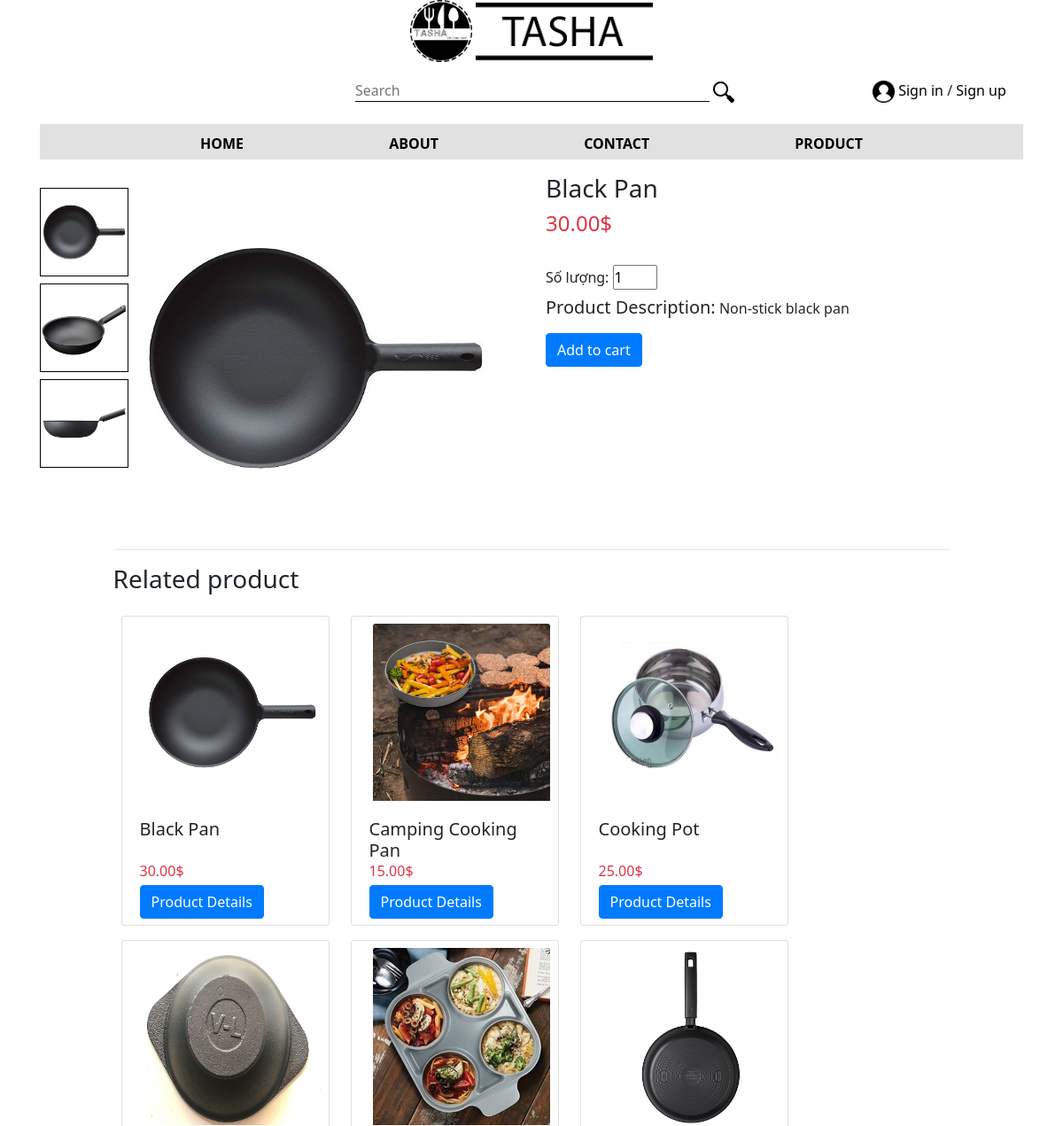
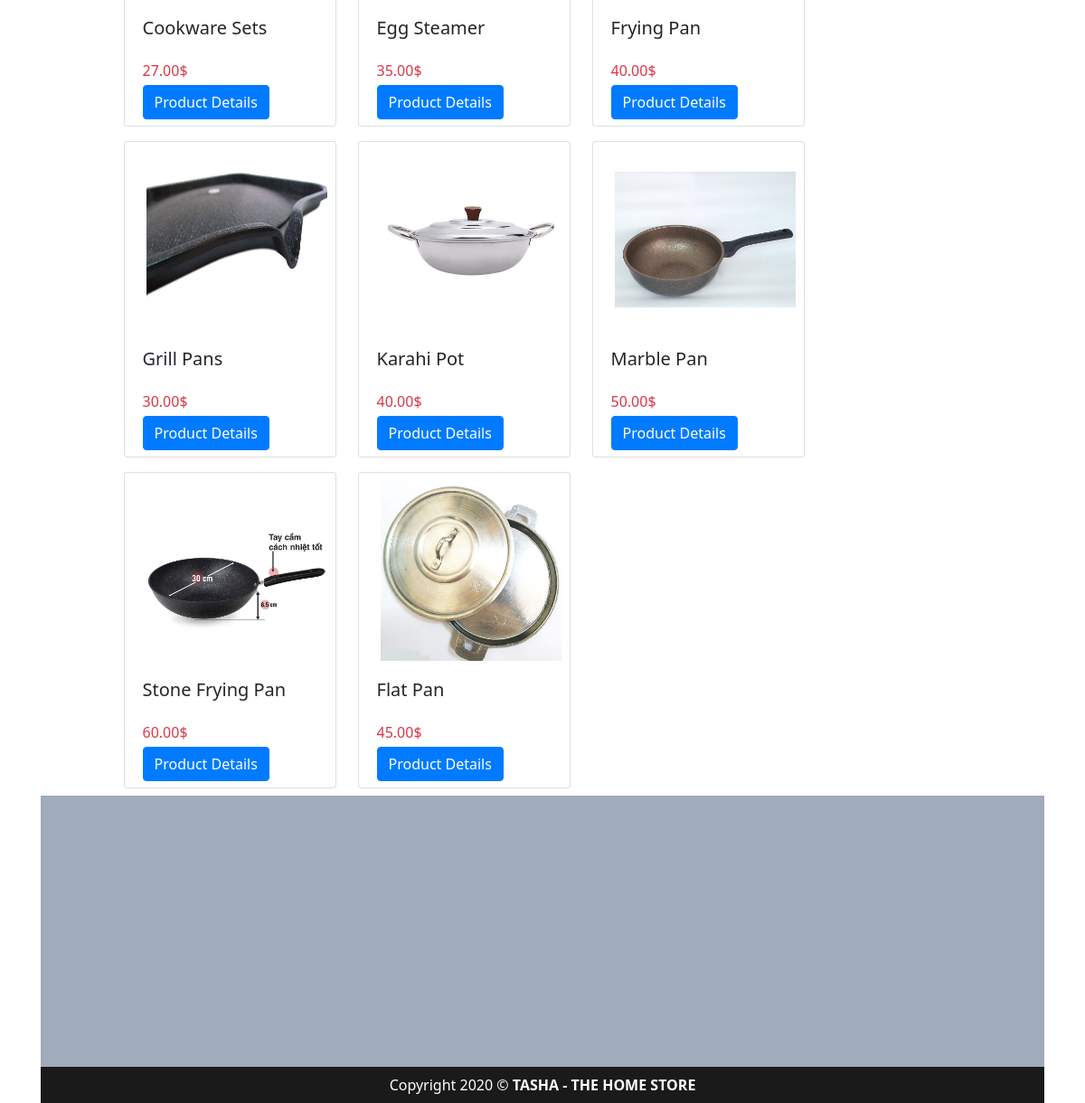
The app's page /product.php?id=1&category=1 with its own data (2 pictures, top to bottom).
### tables this page shows
CREATE TABLE `image` (
  `id` int(11) NOT NULL,
  `id_product` int(11) NOT NULL,
  `image` text NOT NULL
);

CREATE TABLE `product` (
  `id_product` int(11) NOT NULL,
  `name_pro` varchar(255) NOT NULL,
  `price` int(11) NOT NULL,
  `quantity` int(11) NOT NULL,
  `content` text NOT NULL,
  `status` tinyint(1) NOT NULL,
  `category_id` int(11) NOT NULL,
  `avatar` text NOT NULL
);

### connect/Database.php (called while the page is built, shortened)
<?php
    class Database
    {
        private $host ="mysql:host=localhost; dbname=eproject; charset=utf8";
        private $username = "root";
        private $password = "";
        private $pdo;
        public function __construct()
        {
            try {
                $this->pdo = new PDO($this->host, $this->username, $this->password);
            }catch (Exception $e){
                ErrorPHP::showMessage($e->getMessage());
            }
        }
        public function queryDataParam($query, $param) {
            try {
                $this->stmt = $this->pdo->prepare($query);
                $this->stmt->execute($param);
                return $this->stmt;
            }catch (Exception $e){
                   ErrorPHP::showMessage($e->getMessage());
            }
        }
    }

### public/product.php (the view, shortened to what this page needs)
<?php
    require_once "../connect/Database.php";
    $db = new Database();
    if(isset($_GET['id'])):
        $id = $_GET['id'];
        $query = "SELECT * FROM product JOIN image ON product.id_product = image.id_product WHERE product.id_product =:id";
        $param = [ "id" => $id ];
        $stmt = $db->queryDataParam($query, $param);
        $query2 = "SELECT * FROM product JOIN category ON product.category_id = category.category_id WHERE product.category_id =:category_id";
        $param2 = [ "category_id" => $_GET['category'] ];
        $stmt2 = $db->queryDataParam($query2,$param2);
    else:
    endif;
?>
<!doctype html>
<html lang="en">
<head>
    <link rel="stylesheet" href="bootstrap/css/bootstrap.min.css">
    <link rel="stylesheet" href="css/product.css">
</head>
<body>
    <div class="container-fluid">
        <header class="row">
            <nav class="col-md-12">
                <div class="col-md-12">
                    <div class="col-md-12 text-center">
                        <img src="image/logo.png" class="logo">
                        <img src="image/tasha.png" class="bannerTasha">
                    </div>
                    <div class="col-md-12 clearfix">
                        <div class="col-md-2 float-right header-login">
                            <img src="image/user.png" class="userIcon">
                            <a href="login.php">Sign in</a> /
                            <a href="signup.php">Sign up</a>
                        </div>
                        <div class="col-md-8 text-center float-right">
                            <form action="">
                                <input type="text" name="search" class="search" placeholder="Search">
                                <button type="submit" class="submit"><img src="image/icons8-search-24.png" ></button>
                            </form>
                        </div>
                    </div>
                    <div class="col-md-12 menu text-center mt-4">
                        <ul class="mb-0">
                            <li><a href="index.php">HOME</a></li>
                            <li><a href="#">ABOUT</a></li>
                            <li><a href="#">CONTACT</a></li>
                            <li><a href="#">PRODUCT</a></li>
                        </ul>
                    </div>
                </div>
            </nav>
        </header>
        <div class="container">
            <div class="row">
                <div class="col-1 float-left mt-4">
                    <?php while ($result = $stmt->fetch(PDO::FETCH_ASSOC)):
                        $name_pro = $result['name_pro']; $quantity = $result['quantity']; $price = $result['price']; $content = $result['content'];
                     ?>
                     <img src="image/product/<?= $result['image'] ?>" style="width: 100px;border: 1px solid black" class="mt-2 image" >
                    <?php endwhile; ?>
                </div>
                <div class="col-5 float-left ml-3 mt-4">
                    <img id="avatar" style="width: 400px">
                </div>
                <div class="col-5 float-left p-0">
                    <p class="mt-3 h3 "><?= $name_pro ?></p>
                    <p class="text-danger h4 mt-1"><?= $price ?>.00$</p>
                    <br/>
                    <span>Số lượng:</span>
                    <input type="number" name="quantity" id="quanity" min="1" max="<?= $quantity ?>" value ="1">
                    <p class="mt-2"><span class="h5">Product Description:</span> <?= $content ?></p>
                    <button type="button" class="btn btn-primary" id="addtocart">Add to cart</button>
                </div>
            </div>
        </div>
        <div class="container-fluid">
            <div class="row">
                <div class="col-xl-1 float-left" style="height: 100px;"></div>
                <div class="col-xl-10 float-left">
                    <hr>
                    <p class="h3 mt-3">Related product</p>
                    <div class="row">
                        <?php while ($result2 = $stmt2->fetch(PDO::FETCH_ASSOC)): ?>
                            <div class="card float-left ml-4 mt-3" style="width: 235px; height: 350px">
                                <img src="image/product/<?= $result2['avatar'] ?>" alt="" class="card-img-top ml-4 mt-2" style="width: 200px; height: 200px">
                                <div class="card-body">
                                    <h5 class="card-title" style="height: 35px"><?= $result2['name_pro'] ?></h5>
                                    <p class="card-text m-0 mb-1 text-danger"><?= $result2['price'] ?>.00$</p>
                                    <a href="product.php?id=<?= $result2['id_product'] ?>" class="btn btn-primary">Product Details</a>
                                </div>
                            </div>
                        <?php endwhile; ?>
                    </div>
                </div>
            </div>
            <footer class="col-md-12">
                <div class="mt-2" style="height: 300px; background-color: #a0abbb;"></div>
                <div class="text-center" style="width: 100%; background-color: #1A1A1A; height: 40px;">
                    <p class="mb-0" style="color: white; line-height: 40px">Copyright 2020 &copy; <span class="font-weight-bold">TASHA - THE HOME STORE</span></p>
                </div>
            </footer>
        </div>
    </div>
</body>
</html>

### public/css/product.css (style rules this page uses)
* { margin: 0; padding: 0; font-size: 16px; font-family: Segoe UI; }
.logo { width: 70px; }
.bannerTasha { width: 200px; }
.userIcon { width: 25px; }
.header-login { margin-top: 20px; }
.search { margin-top: 20px; border: none; border-bottom: 1px solid #070707; width: 400px; outline: none; margin-left: 30px; }
.submit { background-color: white; border:none; }
.menu ul { list-style-type: none; font-weight: 800; background-color: #E1E1E1; height: 40px; }
.menu ul li { display: inline; padding: 0 80px; font-size: 25px; margin-bottom: 10px; }
a { color: black; }
#quanity { width: 50px; cursor: text; }
.image { cursor: pointer; }

### records on screen
image: image (picture)
image: image (picture)
image: image (picture)
product: name_pro "Black Pan", price "30", content "Non-stick black pan", avatar (picture)
product: avatar (picture), name_pro "Camping Cooking Pan", price "15"
product: avatar (picture), name_pro "Cooking Pot", price "25"
product: avatar (picture), name_pro "Cookware Sets", price "27"
product: avatar (picture), name_pro "Egg Steamer", price "35"
product: avatar (picture), name_pro "Frying Pan", price "40"
product: avatar (picture), name_pro "Grill Pans", price "30"
product: avatar (picture), name_pro "Karahi Pot", price "40"
product: avatar (picture), name_pro "Marble Pan", price "50"
product: avatar (picture), name_pro "Stone Frying Pan", price "60"
product: avatar (picture), name_pro "Flat Pan", price "45"
